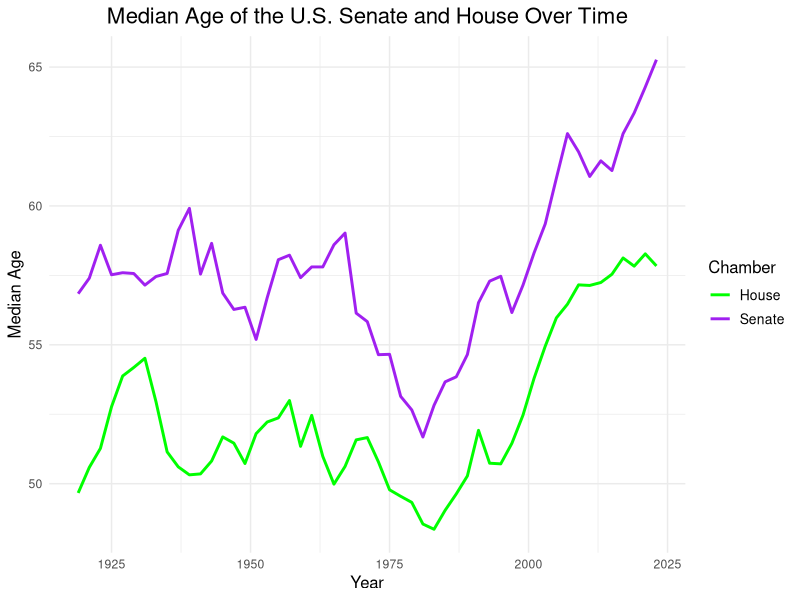
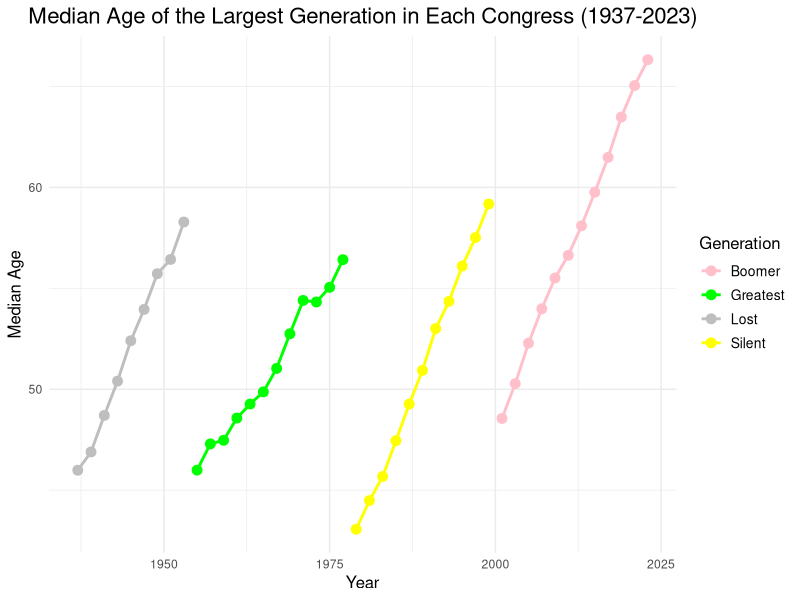

Recreate these plots in R, in order.
## ---- chunk 1
knitr::opts_chunk$set(echo = TRUE)
## ---- chunk 2
library(ggplot2)
# library(dplyr)
# library(lubridate)
## ---- chunk 3
df = read.csv('data_aging_congress.csv')
## ---- chunk 4
# # Load necessary libraries
# 
# # Step 1: Load the original dataset
# # Replace 'data_aging_congress.csv' with the correct path to your dataset
# data <- read.csv("data_aging_congress.csv")
# 
# # Step 2: Convert relevant columns to proper date formats
# # Convert the 'start_date' column to a Date object and extract the year
# data <- data %>%
#   mutate(start_year = year(as.Date(start_date)))
# 
# # Step 3: Filter data for Senate and House
# # Keep only relevant columns and filter for chambers "Senate" and "House"
# filtered_data <- data %>%
#   select(start_year, chamber, age_years) %>%  # Select necessary columns
#   filter(chamber %in% c("Senate", "House"))  # Filter for Senate and House
# 
# # Step 4: Calculate the median age for Senate and House by year
# median_age_data <- filtered_data %>%
#   group_by(start_year, chamber) %>%  # Group by year and chamber
#   summarize(median_age = median(age_years, na.rm = TRUE)) %>%  # Calculate median age
#   ungroup()
# 
# # Step 5: Reshape the data for easier plotting
# # Spread the data to wide format with columns for Senate and House
# library(tidyr)
# wide_data <- median_age_data %>%
#   pivot_wider(names_from = chamber, values_from = median_age)
# 
# # Step 6: Save the processed data to a CSV file
# write.csv(wide_data, "processed_congress_data.csv", row.names = FALSE)
# 
# # Output a message indicating where the file was saved
# cat("Processed data saved to: processed_congress_data.csv\n")

## ---- chunk 5

# Load the processed data
data <- read.csv("processed_congress_data_time.csv")

# Plot the data
ggplot(data, aes(x = start_year)) +
  geom_line(aes(y = Senate, color = "Senate"), size = 1) +
  geom_line(aes(y = House, color = "House"), size = 1) +
  labs(
    title = "Median Age of the U.S. Senate and House Over Time",
    x = "Year",
    y = "Median Age",
    color = "Chamber"
  ) +
  scale_color_manual(values = c("Senate" = "purple", "House" = "green")) +
  theme_minimal() +
  theme(
    plot.title = element_text(hjust = 0.5, size = 16),
    axis.title = element_text(size = 12),
    legend.title = element_text(size = 12),
    legend.text = element_text(size = 10)
  )

## ---- chunk 6
# 
# # Step 1: Load the original dataset
# # Replace 'data_aging_congress.csv' with the correct path to your data file
# data <- read.csv("data_aging_congress.csv")
# 
# # Step 2: Define generation categories based on the provided birth year ranges
# classify_generation <- function(birth_year) {
#   if (birth_year >= 1883 & birth_year <= 1900) {
#     return("Lost")
#   } else if (birth_year >= 1901 & birth_year <= 1927) {
#     return("Greatest")
#   } else if (birth_year >= 1928 & birth_year <= 1945) {
#     return("Silent")
#   } else if (birth_year >= 1946 & birth_year <= 1964) {
#     return("Boomer")
#   } else {
#     return(NA)  # Exclude individuals outside these ranges
#   }
# }
# 
# # Step 3: Extract birth year from the birthday column and classify generations
# data <- data %>%
#   mutate(
#     birth_year = year(as.Date(birthday)),  # Extract birth year from the 'birthday' column
#     generation = sapply(birth_year, classify_generation)  # Apply the classification function
#   )
# 
# # Step 4: Filter the data to include only records from 1937 onward and specified generations
# filtered_data <- data %>%
#   filter(
#     start_year >= 1937,  # Keep only records starting from 1937
#     generation %in% c("Lost", "Greatest", "Silent", "Boomer")  # Include only the specified generations
#   )
# 
# # Step 5: Group by start_year and generation to calculate the median age and count
# generation_summary <- filtered_data %>%
#   group_by(start_year, generation) %>%
#   summarize(
#     median_age = median(age_years, na.rm = TRUE),  # Median age for each generation per year
#     count = n()  # Count of members in each generation per year
#   ) %>%
#   ungroup()
# 
# # Step 6: Select the largest generation for each year based on count
# largest_generation_per_year <- generation_summary %>%
#   group_by(start_year) %>%
#   slice_max(order_by = count, n = 1) %>%  # Select the generation with the highest count for each year
#   ungroup()
# 
# # Step 7: Save the processed data to a CSV file
# write.csv(
#   largest_generation_per_year %>% select(start_year, generation, median_age),
#   "updated_largest_generation_data.csv",
#   row.names = FALSE
# )
# 
# # Output a message indicating where the file was saved
# cat("Processed data saved to: updated_largest_generation_data.csv\n")

## ---- chunk 7
# Load the processed data
data <- read.csv("updated_largest_generation_data.csv")

# Plot the data
ggplot(data, aes(x = start_year, y = median_age, color = generation)) +
  geom_line(size = 1) +
  geom_point(size = 3) +
  labs(
    title = "Median Age of the Largest Generation in Each Congress (1937-2023)",
    x = "Year",
    y = "Median Age",
    color = "Generation"
  ) +
  theme_minimal() +
  theme(
    plot.title = element_text(hjust = 0.5, size = 16),
    axis.title = element_text(size = 12),
    legend.title = element_text(size = 12),
    legend.text = element_text(size = 10)
  ) +
  scale_color_manual(values = c(
    "Lost" = "gray",
    "Greatest" = "green",
    "Silent" = "yellow",
    "Boomer" = "pink"
  ))


